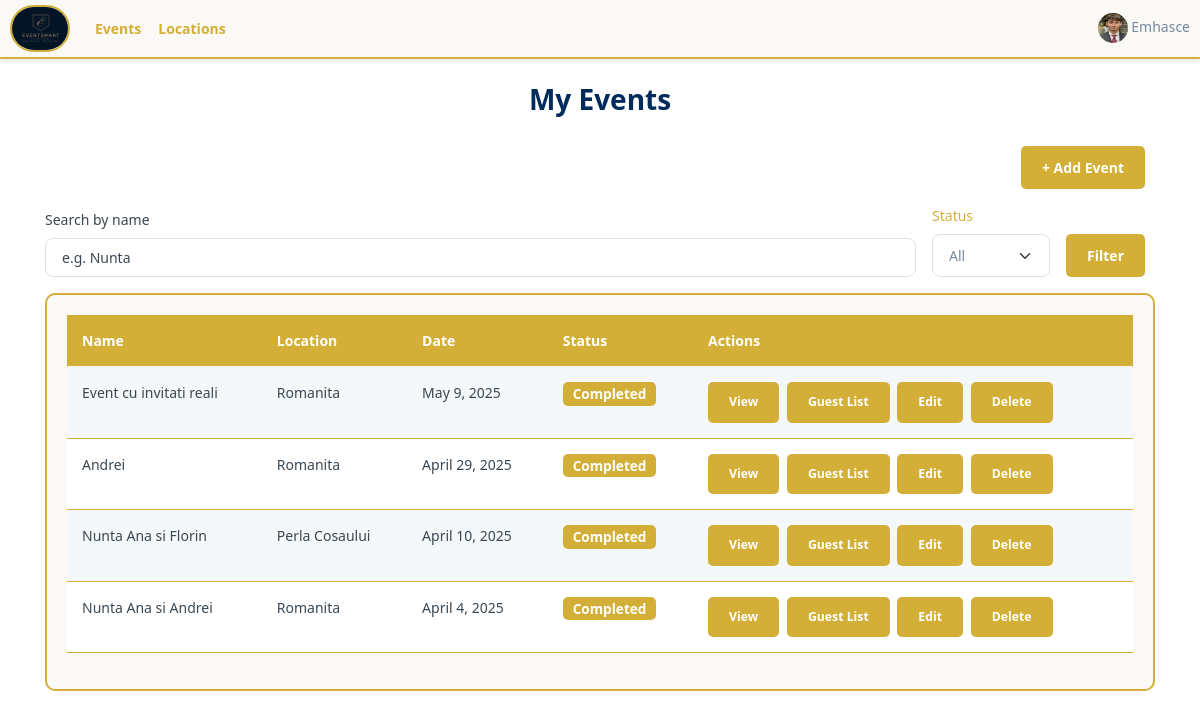
Before: /my_events/ (signed in) with the older database file.
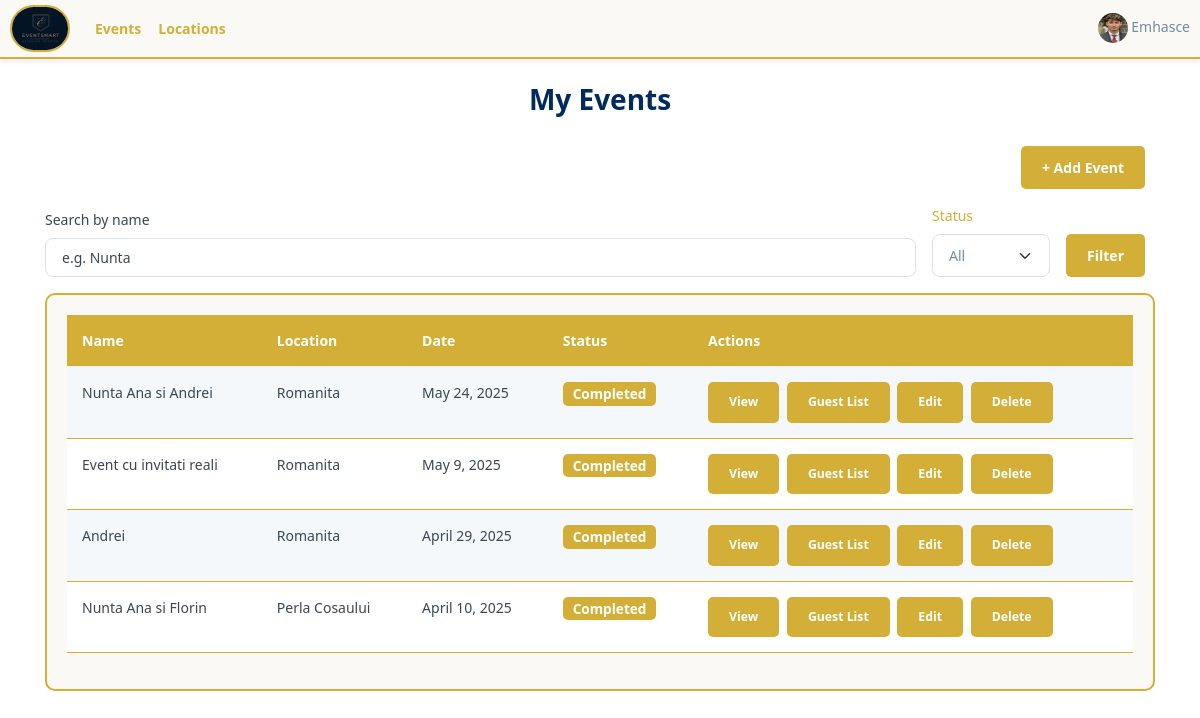
After: the same page with the newer database file.
### base/models.py (models this page shows, shortened)
class Event(models.Model):
    location = models.ForeignKey(Location, on_delete=models.SET_NULL, null=True, blank=True)
    event_name = models.CharField(max_length=100)
    event_date = models.DateField()
    event_time = models.TimeField()
    event_description = models.TextField(null=True, blank=True)
    created_at = models.DateTimeField(auto_now_add=True)
    guests = models.ManyToManyField(Guests, related_name='events', blank=True)
    completed = models.BooleanField(default=False)
    types = models.ManyToManyField(Type, blank=True)
    cost = models.DecimalField(max_digits=10, decimal_places=2, default=3000)
    updated_at = models.DateTimeField(auto_now=True)
    is_canceled = models.BooleanField(default=False)
    organized_by = models.ForeignKey(
        User,
        on_delete=models.CASCADE,
        related_name="organized_events",
        blank=True,
        null=True
    )
    @property
    def status(self):
        now = timezone.now()
        extended_end = (datetime.combine(self.event_date, self.event_time) + timedelta(hours=12))
        if now < datetime.combine(self.event_date, self.event_time) - timedelta(hours=1):
            return 'upcoming'
        elif now >= datetime.combine(self.event_date, self.event_time) - timedelta(hours=1) and now < extended_end:
            return 'ongoing'
        else:
            return 'completed'

class Location(models.Model):
    owner = models.ForeignKey(User, on_delete=models.SET_NULL, null=True)
    name = models.CharField(max_length=100)
    description = models.TextField(null=True, blank=True)
    gallery = models.ImageField(upload_to='images/', null=True, blank=True)
    location = models.TextField(max_length=30)
    types = models.ManyToManyField(Type, blank=True)
    seats_numbers = models.IntegerField(null=True, blank=True)
    created_at = models.DateTimeField(auto_now_add=True)
    cost = models.DecimalField(max_digits=12, decimal_places=2,default=3000)
    number = models.CharField(max_length=20, default="+(40) 74 83 64 823")
    def __str__(self):
        return self.name

### base/views.py (the view)
@login_required(login_url='login')
def my_events(request):
    events = Event.objects.filter(organized_by=request.user)
    search_query = request.GET.get('search', '').strip()
    status_filter = request.GET.get('status', '').strip()
    if search_query:
        events = events.filter(event_name__icontains=search_query)
    if status_filter:
        if status_filter == 'active':
            events = events.filter(is_canceled=False, status__in=['upcoming', 'ongoing'])
        elif status_filter == 'inactive':
            events = events.filter(is_canceled=True)
    events = events.order_by('-event_date')
    paginator = Paginator(events, 10)  # 10 evenimente pe pagină
    page_number = request.GET.get('page')
    page_obj = paginator.get_page(page_number)
    return render(request, 'base/my_events.html', {'events': page_obj})

### base/context_processors.py (called while the page is built)
def media_url(request):
    return {
        'MEDIA_URL': settings.MEDIA_URL
    }

### base/templates/base/my_events.html (shortened to what this page needs)
{% extends 'main.html' %}
{% block content %}
<div class="container my-4">
    <h2 class="text-center">My Events</h2>
    <div class="text-end mb-3">
        <a href="{% url 'event_builder' %}" class="btn btn-view">+ Add Event</a>
    </div>
<form method="get" class="mb-3 d-flex gap-3 align-items-end flex-wrap">
    <div class="flex-grow-1">
        <label for="search" class="form-label">Search by name</label>
        <input type="text" id="search" name="search" placeholder="e.g. Nunta" class="form-control" value="{{ request.GET.search }}">
    </div>
    <div>
        <label for="status" class="form-label" style="color: #D4AF37;">Status</label>
        <select name="status" id="status" class="form-select">
            <option value="">All</option>
        </select>
    </div>
    <div>
        <button type="submit" class="btn btn-view mt-3">Filter</button>
    </div>
</form>
    {% if events %}
        <div class="table-container">
            <table class="table table-striped">
                <thead>
                    <tr>
                        <th>Name</th>
                        <th>Location</th>
                        <th>Date</th>
                        <th>Status</th>
                        <th>Actions</th>
                    </tr>
                </thead>
                <tbody>
                    {% for event in events %}
                    <tr>
                        <td>{{ event.event_name }}</td>
                        <td>{{ event.location }}</td>
                        <td>{{ event.event_date|date:"F j, Y" }}</td>
                        <td>
                            {% if event.is_canceled %}
                                <span class="badge badge-danger">Canceled</span>
                            {% elif event.status in "upcoming ongoing" %}
                                <span class="badge badge-success">Active</span>
                            {% elif event.status == "completed" %}
                                <span class="badge badge-completed" style="background-color: #D4AF37; color: white;">Completed</span>
                            {% else %}
                                <span class="badge" style="background-color: #D4AF37; color: white;">{{ event.status|capfirst }}</span>
                            {% endif %}
                        </td>
                        <td>
                            <a href="{% url 'event_details' event.id %}" class="btn btn-view btn-sm me-1">View</a>
                            <a href="{% url 'guest_list' event.id %}" class="btn btn-view btn-sm me-1">Guest List</a>
                            <a href="{% url 'edit_event' event.id %}" class="btn btn-view btn-sm me-1">Edit</a>
                            <a href="{% url 'delete_event' event.id %}" class="btn btn-delete btn-sm" onclick="return confirm('Are you sure you want to delete this event?')">Delete</a>
                        </td>
                    </tr>
                    {% endfor %}
                </tbody>
            </table>
        </div>
    {% else %}
        <div class="alert text-center">No events found.</div>
    {% endif %}
</div>
{% endblock %}

Changed rows visible on the page:
changed Event "Nunta Ana si Andrei": event_date "April 4, 2025" → "May 24, 2025"; moves up the list
